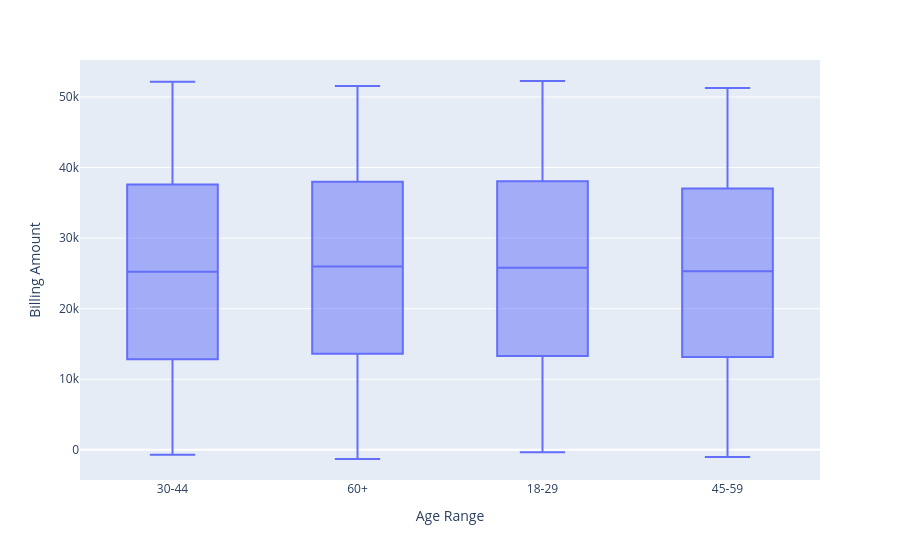

This figure's notebook cell:
### Markdown cell above
Here is a bar chart of all the medical conditions broken down by blood type, to see if there is a higher likelyhood that someone would have X medical condtion because they have Y blood type, I also wanted a visual count of these columns together

### Code cell
fig = px.box(df, x ="Age Range", y ="Billing Amount")
fig.show()

### Figure 1 — Plotly figure (JSON) as saved in the notebook; plotly's stock layout.template omitted (floating-point values rounded to 4 significant figures; data arrays with more than 128 entries replaced by an {"elided": "..."} marker saying what was removed)
{"data": [{"alignmentgroup": "True", "hovertemplate": "Age Range=%{x}<br>Billing Amount=%{y}<extra></extra>", "legendgroup": "", "marker": {"color": "#636efa"}, "name": "", "notched": false, "offsetgroup": "", "orientation": "v", "showlegend": false, "type": "box", "x": {"elided": "10000 str values"}, "x0": " ", "xaxis": "x", "y": {"elided": "10000 float values"}, "y0": " ", "yaxis": "y"}], "layout": {"boxmode": "group", "legend": {"tracegroupgap": 0}, "margin": {"t": 60}, "xaxis": {"anchor": "y", "domain": [0, 1], "title": {"text": "Age Range"}}, "yaxis": {"anchor": "x", "domain": [0, 1], "title": {"text": "Billing Amount"}}}}
